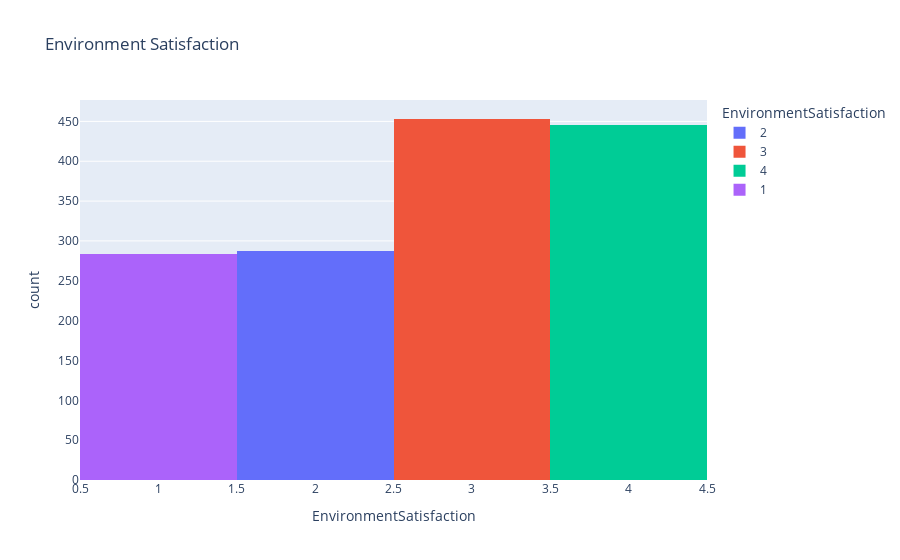

Source (notebook cell):
### Markdown cell above
Education: 1 'Below College'
2 'College'
3 'Bachelor'
4 'Master'
5 'Doctor'

### Code cell
# Environmental Satisfaction:
fig = px.histogram(EnvironmentSatisfaction, x="EnvironmentSatisfaction", color = 'EnvironmentSatisfaction', title= 'Environment Satisfaction')
fig.show()

### Figure 1 — Plotly figure (JSON) as saved in the notebook; plotly's stock layout.template omitted (floating-point values rounded to 4 significant figures; data arrays with more than 128 entries replaced by an {"elided": "..."} marker saying what was removed)
{"data": [{"alignmentgroup": "True", "bingroup": "x", "hovertemplate": "EnvironmentSatisfaction=%{x}<br>count=%{y}<extra></extra>", "legendgroup": "2", "marker": {"color": "#636efa"}, "name": "2", "offsetgroup": "2", "orientation": "v", "showlegend": true, "type": "histogram", "x": {"elided": "287 int values"}, "xaxis": "x", "yaxis": "y"}, {"alignmentgroup": "True", "bingroup": "x", "hovertemplate": "EnvironmentSatisfaction=%{x}<br>count=%{y}<extra></extra>", "legendgroup": "3", "marker": {"color": "#EF553B"}, "name": "3", "offsetgroup": "3", "orientation": "v", "showlegend": true, "type": "histogram", "x": {"elided": "453 int values"}, "xaxis": "x", "yaxis": "y"}, {"alignmentgroup": "True", "bingroup": "x", "hovertemplate": "EnvironmentSatisfaction=%{x}<br>count=%{y}<extra></extra>", "legendgroup": "4", "marker": {"color": "#00cc96"}, "name": "4", "offsetgroup": "4", "orientation": "v", "showlegend": true, "type": "histogram", "x": {"elided": "446 int values"}, "xaxis": "x", "yaxis": "y"}, {"alignmentgroup": "True", "bingroup": "x", "hovertemplate": "EnvironmentSatisfaction=%{x}<br>count=%{y}<extra></extra>", "legendgroup": "1", "marker": {"color": "#ab63fa"}, "name": "1", "offsetgroup": "1", "orientation": "v", "showlegend": true, "type": "histogram", "x": {"elided": "284 int values"}, "xaxis": "x", "yaxis": "y"}], "layout": {"barmode": "relative", "legend": {"title": {"text": "EnvironmentSatisfaction"}, "tracegroupgap": 0}, "title": {"text": "Environment Satisfaction"}, "xaxis": {"anchor": "y", "categoryarray": [2, 3, 4, 1], "categoryorder": "array", "domain": [0, 1], "title": {"text": "EnvironmentSatisfaction"}}, "yaxis": {"anchor": "x", "domain": [0, 1], "title": {"text": "count"}}}}
